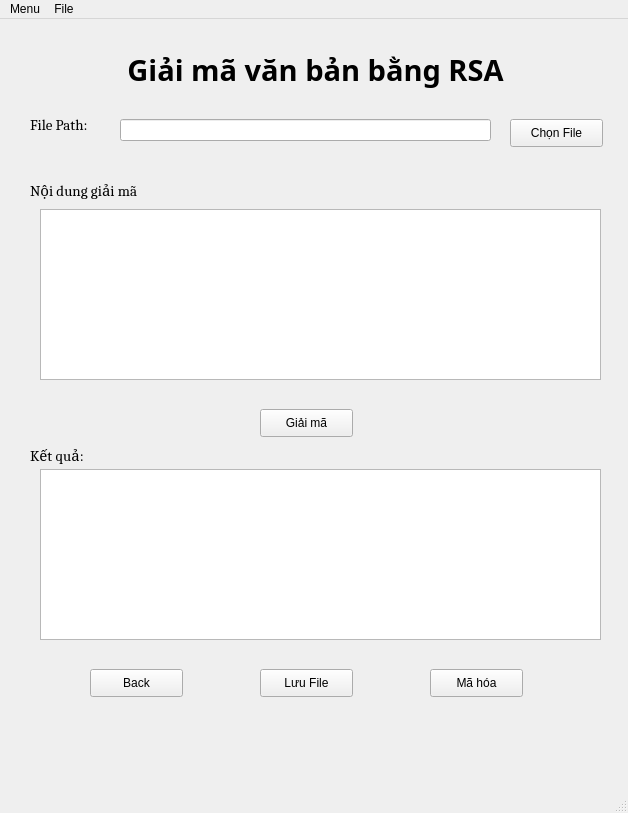
<?xml version="1.0" encoding="UTF-8"?>
<ui version="4.0">
 <class>MainWindow</class>
 <widget class="QMainWindow" name="MainWindow">
  <property name="geometry">
   <rect>
    <x>0</x>
    <y>0</y>
    <width>628</width>
    <height>813</height>
   </rect>
  </property>
  <property name="windowTitle">
   <string>MainWindow</string>
  </property>
  <widget class="QWidget" name="centralwidget">
   <widget class="QPushButton" name="btnMaHoaRSA">
    <property name="geometry">
     <rect>
      <x>430</x>
      <y>650</y>
      <width>93</width>
      <height>28</height>
     </rect>
    </property>
    <property name="font">
     <font>
      <pointsize>9</pointsize>
     </font>
    </property>
    <property name="text">
     <string>Mã hóa</string>
    </property>
   </widget>
   <widget class="QPushButton" name="btnGiaiMaRSA">
    <property name="geometry">
     <rect>
      <x>260</x>
      <y>390</y>
      <width>93</width>
      <height>28</height>
     </rect>
    </property>
    <property name="font">
     <font>
      <pointsize>9</pointsize>
     </font>
    </property>
    <property name="text">
     <string>Giải mã</string>
    </property>
   </widget>
   <widget class="QPushButton" name="btnBack">
    <property name="geometry">
     <rect>
      <x>90</x>
      <y>650</y>
      <width>93</width>
      <height>28</height>
     </rect>
    </property>
    <property name="font">
     <font>
      <pointsize>9</pointsize>
     </font>
    </property>
    <property name="text">
     <string>Back</string>
    </property>
   </widget>
   <widget class="QPushButton" name="btnChonFile">
    <property name="geometry">
     <rect>
      <x>510</x>
      <y>100</y>
      <width>93</width>
      <height>28</height>
     </rect>
    </property>
    <property name="font">
     <font>
      <pointsize>9</pointsize>
     </font>
    </property>
    <property name="text">
     <string>Chọn File</string>
    </property>
   </widget>
   <widget class="QPushButton" name="btnSave">
    <property name="geometry">
     <rect>
      <x>260</x>
      <y>650</y>
      <width>93</width>
      <height>28</height>
     </rect>
    </property>
    <property name="font">
     <font>
      <pointsize>9</pointsize>
     </font>
    </property>
    <property name="text">
     <string>Lưu File</string>
    </property>
   </widget>
   <widget class="QTextEdit" name="result">
    <property name="geometry">
     <rect>
      <x>40</x>
      <y>450</y>
      <width>561</width>
      <height>171</height>
     </rect>
    </property>
   </widget>
   <widget class="QTextEdit" name="input">
    <property name="geometry">
     <rect>
      <x>40</x>
      <y>190</y>
      <width>561</width>
      <height>171</height>
     </rect>
    </property>
   </widget>
   <widget class="QLabel" name="label">
    <property name="geometry">
     <rect>
      <x>40</x>
      <y>0</y>
      <width>551</width>
      <height>101</height>
     </rect>
    </property>
    <property name="font">
     <font>
      <family>Sitka Heading Semibold</family>
      <pointsize>22</pointsize>
      <weight>75</weight>
      <bold>true</bold>
     </font>
    </property>
    <property name="text">
     <string>Giải mã văn bản bằng RSA</string>
    </property>
    <property name="alignment">
     <set>Qt::AlignCenter</set>
    </property>
   </widget>
   <widget class="QLineEdit" name="EdtPath">
    <property name="geometry">
     <rect>
      <x>120</x>
      <y>100</y>
      <width>371</width>
      <height>22</height>
     </rect>
    </property>
   </widget>
   <widget class="QLabel" name="label_2">
    <property name="geometry">
     <rect>
      <x>30</x>
      <y>90</y>
      <width>81</width>
      <height>31</height>
     </rect>
    </property>
    <property name="font">
     <font>
      <family>Cambria</family>
      <pointsize>11</pointsize>
      <weight>50</weight>
      <bold>false</bold>
     </font>
    </property>
    <property name="text">
     <string>File Path:</string>
    </property>
   </widget>
   <widget class="QLabel" name="label_3">
    <property name="geometry">
     <rect>
      <x>30</x>
      <y>150</y>
      <width>171</width>
      <height>41</height>
     </rect>
    </property>
    <property name="font">
     <font>
      <family>Cambria</family>
      <pointsize>11</pointsize>
      <weight>50</weight>
      <bold>false</bold>
     </font>
    </property>
    <property name="text">
     <string>Nội dung giải mã</string>
    </property>
   </widget>
   <widget class="QLabel" name="label_4">
    <property name="geometry">
     <rect>
      <x>30</x>
      <y>420</y>
      <width>141</width>
      <height>31</height>
     </rect>
    </property>
    <property name="font">
     <font>
      <family>Cambria</family>
      <pointsize>11</pointsize>
      <weight>50</weight>
      <bold>false</bold>
     </font>
    </property>
    <property name="text">
     <string>Kết quả:</string>
    </property>
   </widget>
  </widget>
  <widget class="QMenuBar" name="menubar">
   <property name="geometry">
    <rect>
     <x>0</x>
     <y>0</y>
     <width>628</width>
     <height>26</height>
    </rect>
   </property>
   <widget class="QMenu" name="menuFile">
    <property name="title">
     <string>File</string>
    </property>
    <addaction name="actionOpen_File"/>
    <addaction name="actionSave_File"/>
    <addaction name="separator"/>
   </widget>
   <widget class="QMenu" name="menuMenu">
    <property name="title">
     <string>Menu</string>
    </property>
    <addaction name="actionMa_Hoa"/>
    <addaction name="actionGiai_Ma"/>
    <addaction name="separator"/>
    <addaction name="actionExit_2"/>
   </widget>
   <addaction name="menuMenu"/>
   <addaction name="menuFile"/>
  </widget>
  <widget class="QStatusBar" name="statusbar"/>
  <action name="actionOpen_File">
   <property name="text">
    <string>Open File</string>
   </property>
  </action>
  <action name="actionSave_File">
   <property name="text">
    <string>Save File</string>
   </property>
  </action>
  <action name="actionExit">
   <property name="text">
    <string>Exit</string>
   </property>
  </action>
  <action name="actionMa_Hoa">
   <property name="text">
    <string>Mã hóa</string>
   </property>
  </action>
  <action name="actionGiai_Ma">
   <property name="text">
    <string>Giải mã</string>
   </property>
  </action>
  <action name="actionExit_2">
   <property name="text">
    <string>Exit</string>
   </property>
  </action>
 </widget>
 <resources/>
 <connections/>
</ui>
